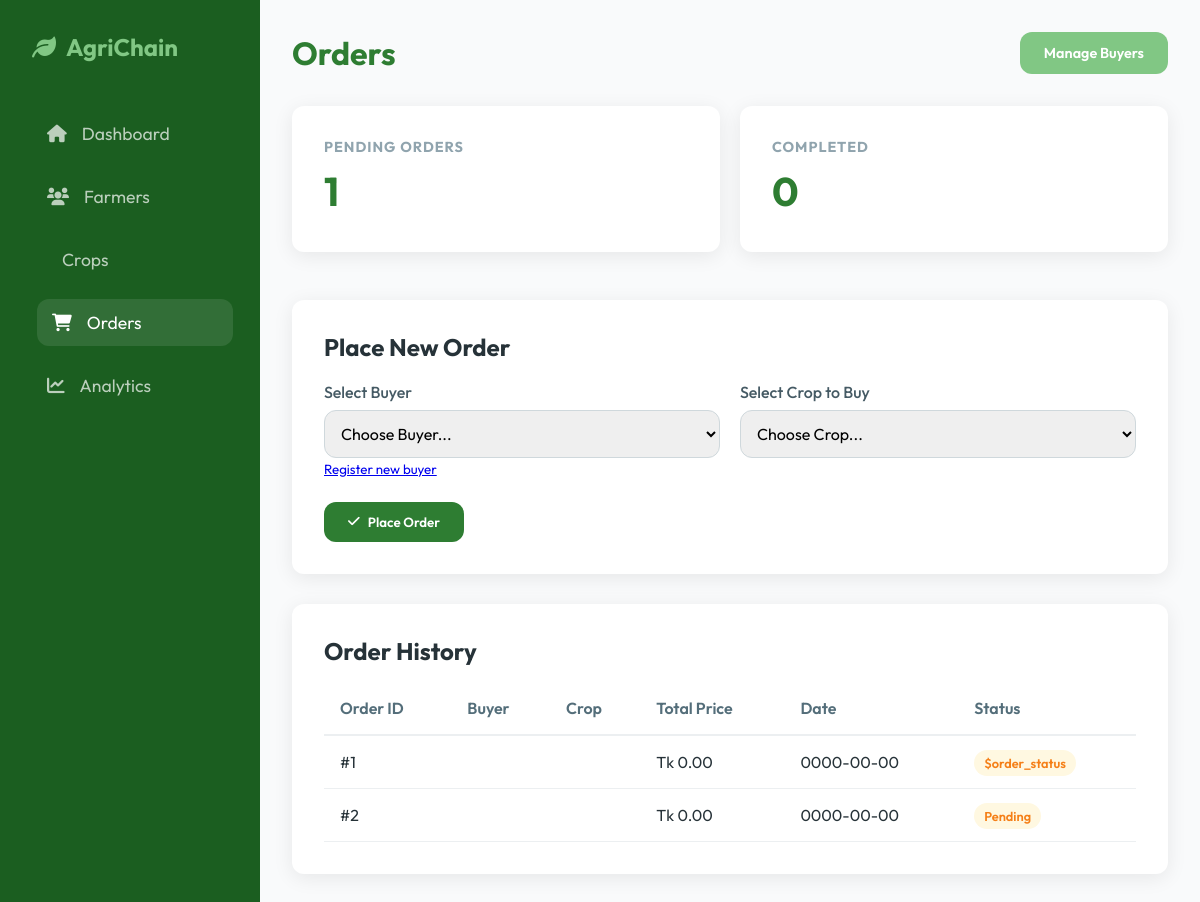
/orders.php, run on the app's committed database.
### tables this page shows
CREATE TABLE Orders (
    order_id INT AUTO_INCREMENT PRIMARY KEY,
    order_date DATE NOT NULL,
    order_status VARCHAR(50),
    total_price DECIMAL(10,2),
    crop_id INT,
    buyer_id INT,
    FOREIGN KEY (crop_id) REFERENCES Crop(crop_id) ON DELETE CASCADE,
    FOREIGN KEY (buyer_id) REFERENCES Buyer(buyer_id) ON DELETE CASCADE
);

### orders.php (the view, shortened to what this page needs)
<?php include 'db.php';
?>
<!DOCTYPE html>
<html lang="en">
<head>
    <link rel="stylesheet" href="style.css">
    <link href="https://cdnjs.cloudflare.com/ajax/libs/font-awesome/6.0.0/css/all.min.css" rel="stylesheet">
</head>
<body>
    <div class="sidebar">
        <div class="logo">
            <i class="fas fa-leaf"></i> AgriChain
        </div>
        <ul class="nav-links">
            <li><a href="dashboard.php"><i class="fas fa-home"></i> Dashboard</a></li>
            <li><a href="farmers.php"><i class="fas fa-users"></i> Farmers</a></li>
            <li><a href="crops.php"><i class="fas fa-wheat"></i> Crops</a></li>
            <li><a href="orders.php" class="active"><i class="fas fa-shopping-cart"></i> Orders</a></li>
            <li><a href="#"><i class="fas fa-chart-line"></i> Analytics</a></li>
        </ul>
    </div>
    <div class="main-content">
        <header>
            <div style="display:flex; justify-content:space-between; width:100%; align-items:center;">
                <h1>Orders</h1>
                <a href="buyers.php" class="btn" style="background:var(--secondary-color); font-size:0.9rem;">Manage
                    Buyers</a>
            </div>
        </header>
        <div class="stats-grid">
            <div class="card">
                <h3>Pending Orders</h3>
                <div class="value">
                    <?php
                    $result = $conn->query("SELECT COUNT(*) as count FROM Orders WHERE order_status = 'Pending'");
                    echo ($result) ? $result->fetch_assoc()['count'] : "0";
                    ?>
                </div>
            </div>
            <div class="card">
                <h3>Completed</h3>
                <div class="value">
                    <?php
                    $result = $conn->query("SELECT COUNT(*) as count FROM Orders WHERE order_status = 'Completed'");
                    echo ($result) ? $result->fetch_assoc()['count'] : "0";
                    ?>
                </div>
            </div>
        </div>
        <div class="table-container">
            <h2>Place New Order</h2>
            <form method="POST" action="" style="margin-top: 20px;">
                <div style="display: grid; grid-template-columns: 1fr 1fr; gap: 20px;">
                    <div class="form-group">
                        <label>Select Buyer</label>
                        <select name="buyer_id" required>
                            <option value="">Choose Buyer...</option>
                        </select>
                        <small><a href="buyers.php">Register new buyer</a></small>
                    </div>
                    <div class="form-group">
                        <label>Select Crop to Buy</label>
                        <select name="crop_id" required>
                            <option value="">Choose Crop...</option>
                        </select>
                    </div>
                </div>
                <button type="submit" name="place_order" class="btn"><i class="fas fa-check"></i> Place Order</button>
            </form>
        </div>
        <div class="table-container" style="margin-top: 30px;">
            <h2>Order History</h2>
            <table>
                <thead>
                    <tr>
                        <th>Order ID</th>
                        <th>Buyer</th>
                        <th>Crop</th>
                        <th>Total Price</th>
                        <th>Date</th>
                        <th>Status</th>
                    </tr>
                </thead>
                <tbody>
                    <?php
                    $sql = "SELECT Orders.*, Buyer.buyer_name, Crop.crop_name
                            FROM Orders
                            LEFT JOIN Buyer ON Orders.buyer_id = Buyer.buyer_id
                            LEFT JOIN Crop ON Orders.crop_id = Crop.crop_id
                            ORDER BY order_date DESC";
                    $result = $conn->query($sql);
                    if ($result && $result->num_rows > 0) {
                        while ($row = $result->fetch_assoc()) {
                            echo "<tr>";
                            echo "<td>#" . $row['order_id'] . "</td>";
                            echo "<td>" . $row['buyer_name'] . "</td>";
                            echo "<td>" . $row['crop_name'] . "</td>";
                            echo "<td>Tk " . number_format($row['total_price'], 2) . "</td>";
                            echo "<td>" . $row['order_date'] . "</td>";
                            echo "<td><span class='badge badge-warning'>" . $row['order_status'] . "</span></td>";
                            echo "</tr>";
                        }
                    } else {
                        echo "<tr><td colspan='6'>No orders found</td></tr>";
                    }
                    ?>
                </tbody>
            </table>
        </div>
    </div>
</body>
</html>

### style.css (style rules this page uses)
:root { --primary-color: #2E7D32; --primary-light: #4CAF50; --secondary-color: #81C784; --accent-color: #FFC107; --dark-bg: #1B5E20; --light-bg: #F1F8E9; --white: #ffffff; --text-color: #263238; --shadow: 0 4px 20px rgba(0, 0, 0, 0.08); --radius: 12px; }
* { margin: 0; padding: 0; box-sizing: border-box; font-family: 'Outfit', sans-serif; }
body { background-color: var(--light-bg); color: var(--text-color); display: flex; min-height: 100vh; }
.sidebar { width: 260px; background: var(--dark-bg); color: var(--white); padding: 2rem; position: fixed; height: 100%; display: flex; flex-direction: column; }
.logo { font-size: 1.5rem; font-weight: 700; margin-bottom: 3rem; display: flex; align-items: center; gap: 10px; color: var(--secondary-color); }
.nav-links { list-style: none; flex: 1; }
.nav-links li { margin-bottom: 1rem; }
.nav-links a { text-decoration: none; color: rgba(255, 255, 255, 0.7); font-size: 1.1rem; display: flex; align-items: center; gap: 15px; padding: 12px 15px; border-radius: var(--radius); transition: all 0.3s ease; }
.nav-links a:hover, .nav-links a.active { background: rgba(255, 255, 255, 0.1); color: var(--white); transform: translateX(5px); }
.main-content { margin-left: 260px; flex: 1; padding: 2rem; background: #F9FAFB; }
header { display: flex; justify-content: space-between; align-items: center; margin-bottom: 2rem; }
h1 { font-size: 2rem; font-weight: 700; color: var(--primary-color); }
.btn { background: var(--primary-color); color: var(--white); padding: 12px 24px; border: none; border-radius: var(--radius); cursor: pointer; font-weight: 600; text-decoration: none; transition: all 0.3s ease; display: inline-flex; align-items: center; gap: 8px; }
.stats-grid { display: grid; grid-template-columns: repeat(auto-fit, minmax(240px, 1fr)); gap: 20px; margin-bottom: 3rem; }
.card { background: var(--white); padding: 2rem; border-radius: var(--radius); box-shadow: var(--shadow); transition: transform 0.3s ease; border-bottom: 4px solid transparent; }
.card h3 { color: #90A4AE; font-size: 0.9rem; margin-bottom: 10px; text-transform: uppercase; letter-spacing: 1px; }
.card .value { font-size: 2.5rem; font-weight: 700; color: var(--primary-color); }
.table-container { background: var(--white); padding: 2rem; border-radius: var(--radius); box-shadow: var(--shadow); }
table { width: 100%; border-collapse: collapse; margin-top: 1rem; }
th { text-align: left; padding: 1rem; color: #546E7A; border-bottom: 2px solid #ECEFF1; font-weight: 600; }
td { padding: 1rem; border-bottom: 1px solid #ECEFF1; }
.form-group { margin-bottom: 1.5rem; }
.form-group label { display: block; margin-bottom: 0.5rem; color: #455A64; font-weight: 500; }
.form-group input, .form-group select { width: 100%; padding: 12px; border: 1px solid #CFD8DC; border-radius: var(--radius); font-size: 1rem; transition: border-color 0.3s; }
.badge { padding: 5px 10px; border-radius: 20px; font-size: 0.8rem; font-weight: 600; }
.badge-warning { background: #FFF8E1; color: #F57F17; }

### data on the page
orders: order_id "1", total_price "0.00", order_date "0000-00-00", order_status "$order_status"
orders: order_id "2", total_price "0.00", order_date "0000-00-00", order_status "Pending"

### other printed values
$result->fetch_assoc()['count'] "1"
$result->fetch_assoc()['count'] "0"
